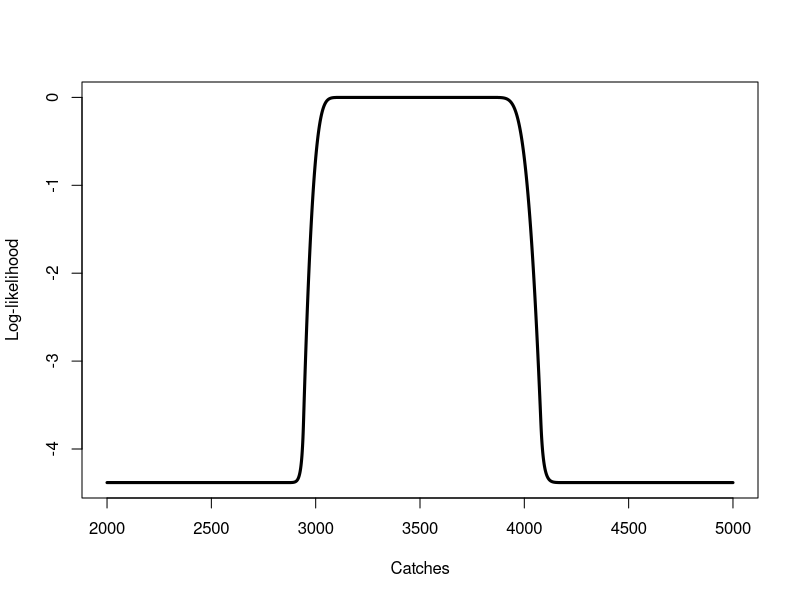
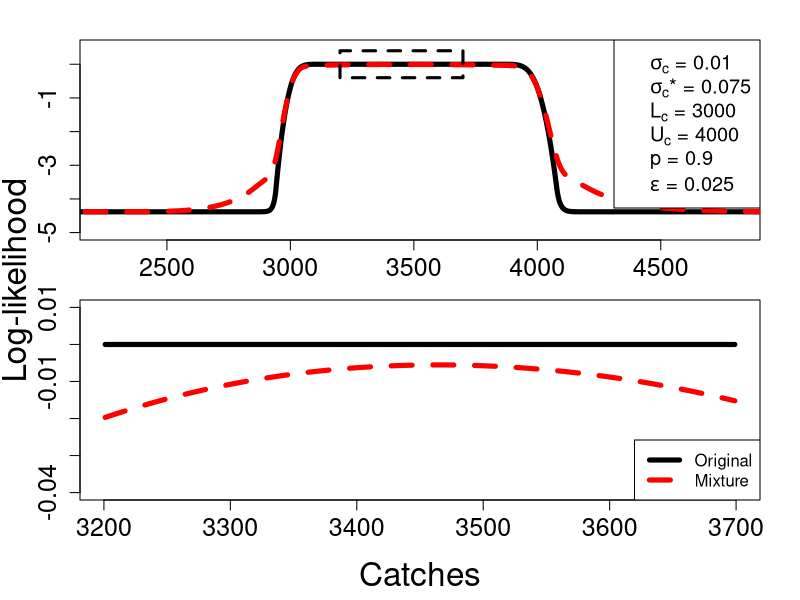

Write R code to recreate these figures, in order.
## ---- chunk 1
# credit for this code https://stat.ethz.ch/pipermail/r-help/2011-July/283736.html
set.seed(1001)
shape = 2
scale = 3
z <- rgamma(10000, shape = shape ,scale = scale)
var(z)
# shoudl be close to 
shape * scale^2
# calculate CV
1/sqrt(shape)
sd(z) / mean(z) # compare to cv
#> [1] 1.002399
## inverse link GLM
g1 <- glm(z ~ 1, family = Gamma(link = "inverse"))
#Here the intercept estimate is 0.167 , which is very
#nearly 1/6 = 1/(shape*scale) -- i.e. the Gamma GLM is
#parameterized in terms of the mean (on the inverse scale).  
# If you want to recover the scale parameter for the intercept case, then
summary(g1)$dispersion / coef(g1)[1]

## to get the scale parameter the log-link gamma model
g2 <- glm(z ~ 1, family = Gamma(link = "log"))
## scale param
summary(g2)$dispersion * exp(coef(g2)[1])
## shape param
1 / summary(g2)$dispersion
# the shape parameter (the reciprocal of the dispersion parameter)
## ---- chunk 2
set.seed(123)
## generate nbinomial draw
n_sim = 100
phi = 100 # also = r 
mu = rlnorm(n_sim, log(5), 0.4)
var = mu + (mu^2/phi)
p_success = phi/(phi+mu)  ## probability of success in each trial.
p_fail = (var - mu) / var ## probability of failure in each trial.
head(cbind(p_success, p_fail, 1 - p_success))
## 
r = mu^2 / (var - mu) ## = phi
n = mu * (p_success / p_fail)
summary(r)
summary(p_fail)
## simulates the number of failures which occur in a sequence of Bernoulli 
## trials before a target number of successes is reached
y_sim = rnbinom(n_sim, size = phi, mu = mu)

## Calculate the densities the two ways
sum(dnbinom(y_sim, size = phi, mu = mu, log = T))
sum(dnbinom(y_sim, size = n, prob = p_success, log = T))
## ---- chunk 3

#' Return the Pdf for the dirichlet multinomial tried to copy from The 
#' thorson paper. He deviates from the classic formulation by pulling out (x!) 
#' of the denominator from the right hand product
#' and moving it to the left denominator
#' @param: obs vector of observed compositions assumes sum(pi) = 1
#' @param: fitted vector of fiited compositions assumes sum(pi_fitted) = 1 
#' @param: beta variance inflation coefficient
#' @param: n is the total number of samples in the available data (which is restricted to any non-negative real number),
#' @return PDF
#'
ddirichmult = function(obs, beta, n, fitted, log = F) {
  if(sum(pi) != 1)
    stop("pi needs to sum to 1")
  if(sum(fitted) != 1)
    stop("pi_fitted needs to sum to 1")
  val = (lgamma(n + 1) + lgamma(beta)) - (lgamma(n + beta) + 
               sum(lgamma(n*obs + 1))) + sum(lgamma(n*obs + beta * fitted) 
                                             - lgamma(beta* fitted))
  if(log == F)
    val = exp(val)
  return(val)
}

#' returns the negative log-likelihood for the dirichlet multinomial
#' this is used in the TMB code, parameterised as theta.
ddirichmult_alt = function(obs, theta, fitted) {
  N_eff = sum(obs)
  obs_prop = obs / N_eff
  sum1 = sum2 = 0
  for(i in 1:length(obs)) {
    sum1 = sum1 + lgamma(N_eff * obs_prop[i] + 1);
    sum2 = sum2 + lgamma(N_eff * obs_prop[i] + theta * N_eff * 
                           fitted[i]) - lgamma(theta * N_eff * fitted[i])
  }
  nll = (lgamma(N_eff + 1) - sum1 + lgamma(theta * N_eff) - 
           lgamma(N_eff + theta * N_eff) + sum2);
  return(nll)
}

## run an example
set.seed(123)
n = 1000 ## sample size
pi = rnorm(10, 50, 10)
pi_fitted = rnorm(10,  50, 10)
pi = pi / sum(pi)
pi_fitted = pi_fitted / sum(pi_fitted)
size = n 
x = pi * n
beta = 7
theta = beta / n
## evaluate different functions
ddirichmult_alt(obs = x, theta = beta / sum(x), fitted = pi_fitted)
ddirichmult(obs = x / sum(x), n = sum(x), fitted = pi_fitted,  beta = beta, log = T)

## ---- chunk 4
#'
#' Follows Cadigan (2016) "A state-space stock assessment model for northern cod
#' including under-reported and variable nvatural mortality rates" Equation~7. 
#' This function shows the log-likelihood surface between bounds for a range of
#' parameters and catches

posfun = function(x, eps) {
  denom = 2;
  denom = denom - x/eps;
  ans = ifelse(x > eps, x, eps/denom);
  penalty = ifelse(x > eps, 0.0, 0.01 * (x - eps) * (x - eps));
  return(list(new_x = ans, pen = penalty))
}

#' catches<vector> catches to look at the profile over
#' upper<scalar> upper bound for censored likelihood
#' lower<scalar> lower bound for censored likelihood
#' sigma<scalar> standard deviation for censored likelihood
#' delta<scalar> delta the minium to look at 

catch_ll = function(catches, upper, lower, sigma, delta) {
  ll = vector()
  for(i in 1:length(catches)) {
    diff = pnorm(log(upper / catches[i]) / sigma) - 
      pnorm(log(lower / catches[i]) / sigma)
    ad_buffer = posfun(diff, delta)
    ll[i] = log(ad_buffer$new_x) + ad_buffer$pen
  }
  return(ll)
}

## run through
L_y = 3000
U_y = 4000
sigma = 0.01
delta = 0.025
catches = seq(2000,5000, by = 1)
ll = catch_ll(catches, upper = U_y, lower = L_y, sigma, delta)

plot(catches, ll, type = "l", lwd = 3, lty = 1, xlab = "Catches", ylab = "Log-likelihood")


#' Issues with the above "The log-likelihood can be very small even for values of Cy that are slightly
#' outside of the bounds, and this can lead to problems when optimisizing the likelihood."
#' Add a mixture
#'
#'
catch_ll_mixture = function(catches, upper, lower, sigma, prob, sigma_astrix, delta) {
  ll = vector()
  for(i in 1:length(catches)) {
    diff = (prob * pnorm(log(upper / catches[i]) / sigma) + (1 - prob) * pnorm(log(upper / catches[i]) / sigma_astrix)) - 
      (prob * pnorm(log(lower / catches[i]) / sigma) + (1 - prob) * pnorm(log(lower / catches[i]) / sigma_astrix))
    ad_buffer = posfun(diff, delta)
    ll[i] = log(ad_buffer$new_x) + ad_buffer$pen
  }
  return(ll)
}

sigma_astrix = 0.075
prob = 0.9
ll_mix = catch_ll_mixture(catches, upper = U_y, lower = L_y, sigma, prob, sigma_astrix, delta)


par(mfrow= c(2,1), oma = c(3,3,1,1), mar = c(2,1,1,1), cex.lab = 2, cex.axis = 1.5)
plot(catches, ll, type = "l", lwd = 5, lty = 1, xlab = "", ylab = "", ylim = c(-5, 0.5), xlim = c(2250, 4800))
lines(catches, ll_mix, lty = 2, lwd = 5, col = "red")
legend('topright', cex = 1.2, legend = c(expression(paste(sigma[c], " = ", 0.01)), expression(paste(sigma[c], "* = ", 0.075)),
                              expression(paste(L[c], " = ", 3000)), expression(paste(U[c], " = ", 4000)),
                              expression(paste(p, " = ", 0.9)), expression(paste(epsilon, " = ", 0.025))))
#legend("topright", legend = c("Original", "Mixture"), col = c("black","red"), lwd = 5, lty = c(1,2))
## is the top of flat
catch_ndx = catches > (L_y + 200) & catches < (U_y - 300)
polygon(x = c(min(catches[catch_ndx]), min(catches[catch_ndx]), max(catches[catch_ndx]),max(catches[catch_ndx])), y = c(-0.4, 0.4, 0.4, -0.4), lwd = 3, lty = 2)
plot(catches[catch_ndx], ll[catch_ndx], type = "l", lwd = 5, ylim = c(-0.04, 0.01), ylab = "", xlab = "", xlim = c(min(catches[catch_ndx]), max(catches[catch_ndx])))
lines(catches[catch_ndx], ll_mix[catch_ndx], lwd = 5, col = "red", lty = 2)
legend("bottomright", legend = c("Original", "Mixture"), col = c("black","red"), lwd = 5, lty = c(1,2))
mtext(side = 2, outer = T, adj = 0.5, las = 3, text = "Log-likelihood", line = 1.5, cex = 2)
mtext(side = 1, outer = T, adj = 0.5, las = 1, text = "Catches", line = 1.5, cex = 2)

